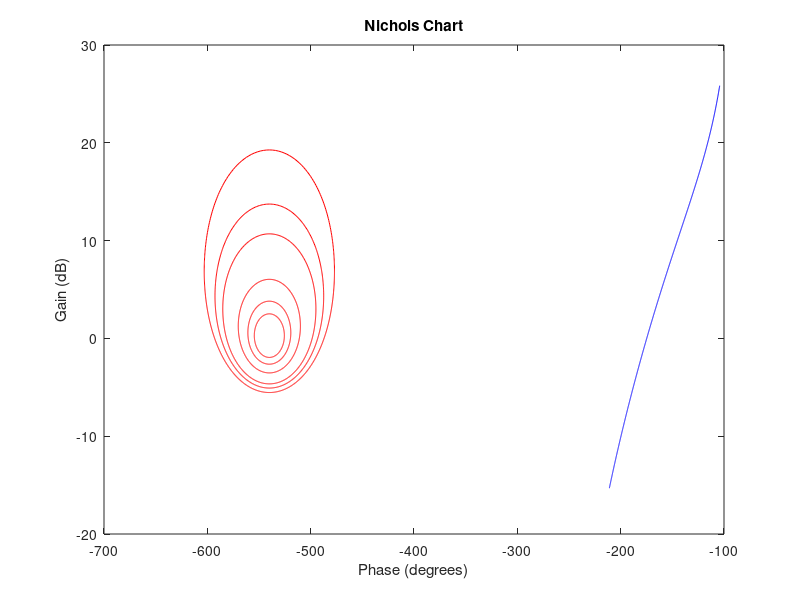

Write MATLAB code to recreate this figure.
% Nichols Chart
phase = [0:0.001:1]' * 2 * pi;
% Closed-Loop Gain (Mm)
M1 = (10^(1/20))*exp(j*phase);
M2 = (10^(2/20))*exp(j*phase);
M3 = (10^(3/20))*exp(j*phase);
M6 = (10^(6/20))*exp(j*phase);
M9 = (10^(9/20))*exp(j*phase);
M12 = (10^(12/20))*exp(j*phase);
% corresponding open-loop gain (M-circles)
M1ol = M1 ./ (1 - M1);
M2ol = M2 ./ (1 - M2);
M3ol = M3 ./ (1 - M3);
M6ol = M6 ./ (1 - M6);
M9ol = M9 ./ (1 - M9);
M12ol = M12 ./ (1 - M12);
% plotting as phase vs. gain for a
M1p = unwrap(angle(M1ol))*180/pi -  360;
M2p = unwrap(angle(M2ol))*180/pi -  360;
M3p = unwrap(angle(M3ol))*180/pi -  360;
M6p = unwrap(angle(M6ol))*180/pi -  360;
M9p = unwrap(angle(M9ol))*180/pi -  360;
M12p = unwrap(angle(M12ol))*180/pi - 360;

% Nichols chart
M1m = 20*log10(abs(M1ol));
M2m = 20*log10(abs(M2ol));
M3m = 20*log10(abs(M3ol));
M6m = 20*log10(abs(M6ol));
M9m = 20*log10(abs(M9ol));
M12m = 20*log10(abs(M12ol));
plot([M1p,M2p,M3p,M6p,M9p,M12p],[M1m,M2m,M3m,M6m,M9m,M12m],'r')
xlabel('Phase (degrees)');
ylabel('Gain (dB)');
title('Nichols Chart');
% Add G(jw) ontop
w = [1:0.01:20]';
s = j*w;
Gw = 2000 ./ ( s .* (s+5) .* (s+20) );
Gwp = unwrap(angle(Gw))*180/pi;
Gwm = 20*log10(abs(Gw));
hold on
plot(Gwp,Gwm,'b');
hold off